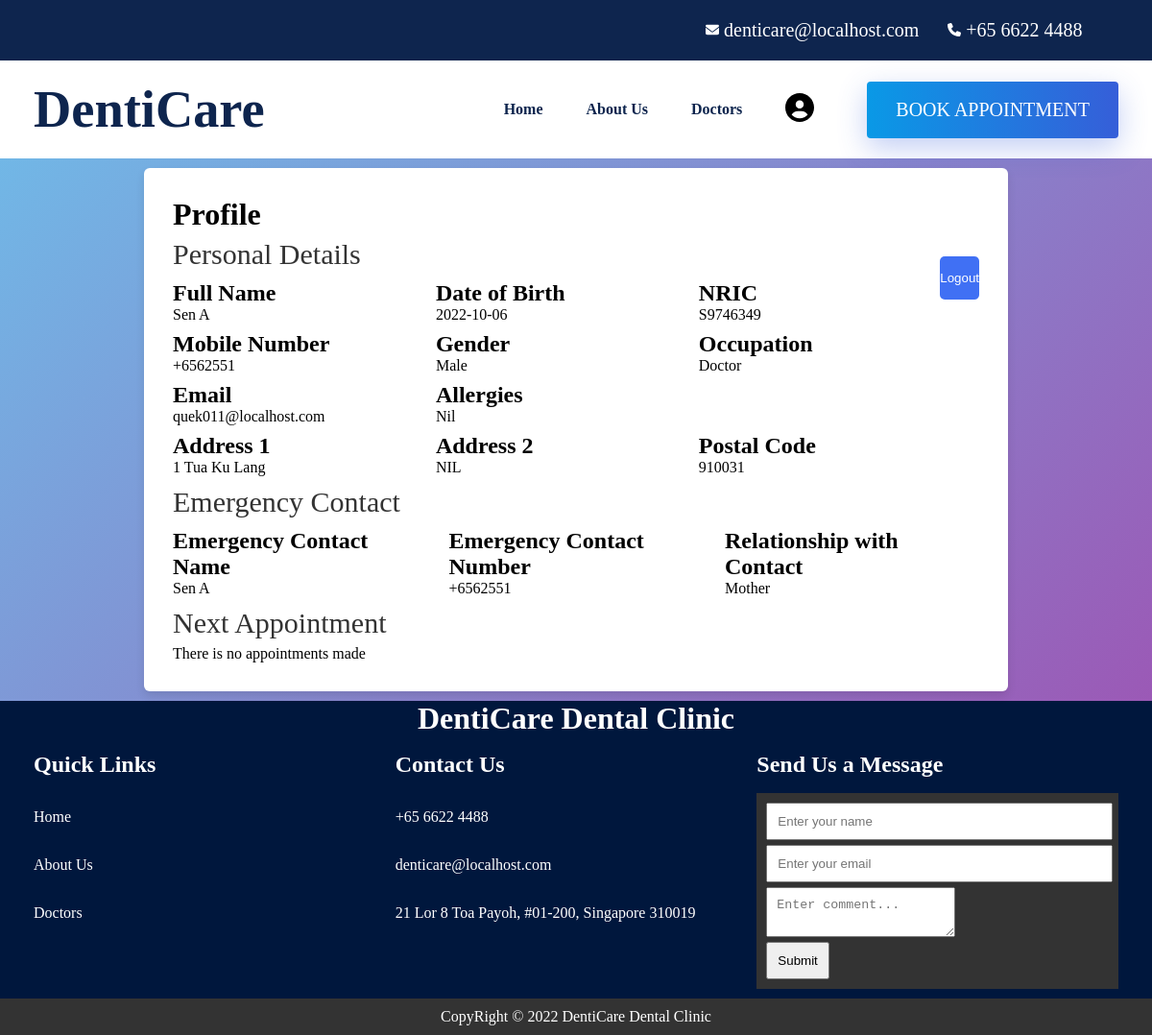
The page /html/profile.php (signed in) on the database as committed earlier.
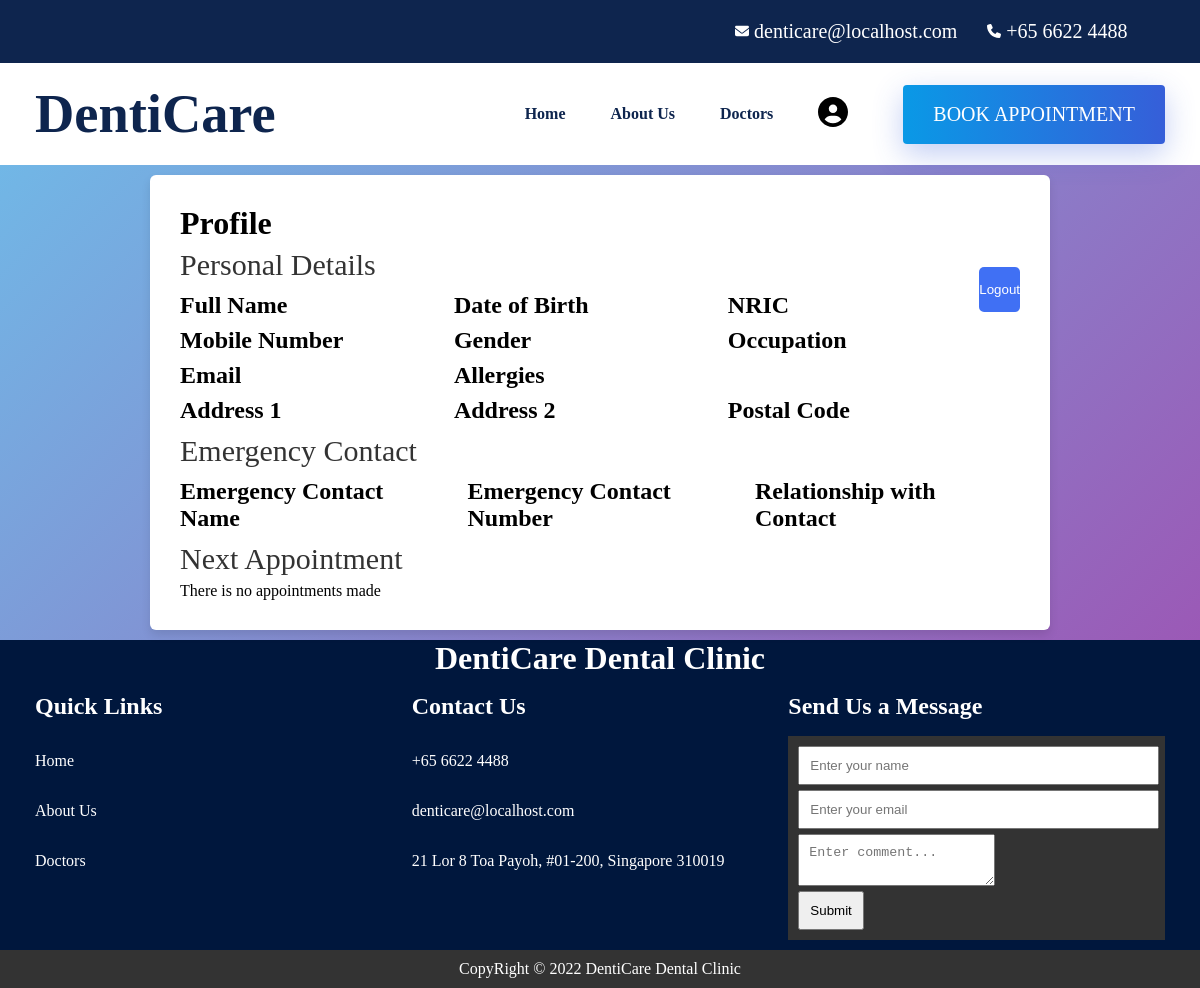
The same page on the database as committed later.
### tables this page shows
CREATE TABLE `user_profile` (
  `user_name` varchar(30) DEFAULT NULL,
  `full_name` varchar(30) DEFAULT NULL,
  `nric` varchar(8) DEFAULT NULL,
  `D_O_B` date DEFAULT NULL,
  `gender` varchar(10) DEFAULT NULL,
  `occupation` varchar(20) DEFAULT NULL,
  `mobile_no` varchar(8) DEFAULT NULL,
  `email` varchar(50) DEFAULT NULL,
  `allergies` varchar(255) NOT NULL,
  `address_1` varchar(50) DEFAULT NULL,
  `address_2` varchar(50) DEFAULT NULL,
  `postal_code` varchar(6) DEFAULT NULL,
  `emergency_contact_name` varchar(30) DEFAULT NULL,
  `emergency_contact_no` varchar(8) DEFAULT NULL,
  `emergency_contact_relation` varchar(30) DEFAULT NULL
);

### html/profile.php (the view, shortened to what the changed rows need)
<!DOCTYPE html>
<html>
<?php
$conn = OpenCon();
$user = $_SESSION['use'];
$fullname =
  $dob =
  $nric =
  $mobileNumber =
  $gender =
  $occupation =
  $email =
  $allergies =
  $addressOne =
  $addressTwo =
  $postal =
  $emergencyName =
  $emergencyContact =
  $emergencyRelate = "";
$sql = "SELECT * from user_profile where user_name = '$user'";
$results = $conn->query($sql);
while ($row = $results->fetch_assoc()) {
  $fullname = $row['full_name'];
  $dob = $row['D_O_B'];
  $nric = $row['nric'];
  $mobileNumber = $row['mobile_no'];
  $gender = $row['gender'];
  $occupation = $row['occupation'];
  $email = $row['email'];
  $allergies = $row['allergies'];
  $addressOne = $row['address_1'];
  $addressTwo = $row['address_2'];
  $postal = $row['postal_code'];
  $emergencyName = $row['emergency_contact_name'];
  $emergencyContact = $row['emergency_contact_no'];
  $emergencyRelate = $row['emergency_contact_relation'];
}
?>
<head>
  <link rel="stylesheet" href="../css/style.css">
</head>
<body>
  <section class="profile">
    <div class="container">
      <div class="profile-container">
        <div class="personal-details-container">
          <div class="fields">
            <div class="details-field">
              <label>Full Name</label>
              <span class="label-result"><?= $fullname ?></span>
            </div>
            <div class="details-field">
              <label>Date of Birth</label>
              <span class="label-result"><?= $dob ?></span>
            </div>
            <div class="details-field">
              <label>NRIC</label>
              <span class="label-result"><?= $nric ?></span>
            </div>
            <div class="details-field">
              <label>Mobile Number</label>
              <span class="label-result"><?= $mobileNumber ?></span>
            </div>
            <div class="details-field">
              <label>Gender</label>
              <span class="label-result"><?= $gender ?></span>
            </div>
            <div class="details-field">
              <label>Occupation</label>
              <span class="label-result"><?= $occupation ?></span>
            </div>
            <div class="details-field">
              <label>Email</label>
              <span class="label-result"><?= $email ?></span>
            </div>
            <div class="details-field">
              <label>Allergies</label>
              <span class="label-result"><?= $allergies ?></span>
            </div>
            <div class="details-field">
              <label>Address 1</label>
              <span class="label-result"><?= $addressOne ?></span>
            </div>
            <div class="details-field">
              <label>Address 2</label>
              <span class="label-result"><?= $addressTwo ?></span>
            </div>
            <div class="details-field">
              <label>Postal Code</label>
              <span class="label-result"><?= $postal ?></span>
            </div>
          </div>
        </div>
        <div class="emergency-contact-container">
          <div class="fields">
            <div class="details-field">
              <label>Emergency Contact Name</label>
              <span class="label-result"><?= $emergencyName ?></span>
            </div>
            <div class="details-field">
              <label>Emergency Contact Number</label>
              <span class="label-result"><?= $emergencyContact ?></span>
            </div>
            <div class="details-field">
              <label>Relationship with Contact</label>
              <span class="label-result"><?= $emergencyRelate ?></span>
            </div>
          </div>
        </div>
      </div>
  </section>
</body>
<footer class="footer">
  <div class="footer-top">
    <div class="container">
      <h1 class="text-center">DentiCare Dental Clinic</h1>
    </div>
  </div>
</footer>
</html>

Rows that differ between the two databases and show on the page:
removed user_profile: full_name "Sen A", D_O_B "2022-10-06", nric "S9746349", mobile_no "+6562551", gender "Male", occupation "Doctor", email "quek011@localhost.com", allergies "Nil", address_1 "1 Tua Ku Lang", address_2 "NIL", postal_code "910031", emergency_contact_name "Sen A", emergency_contact_no "+6562551", emergency_contact_relation "Mother"
